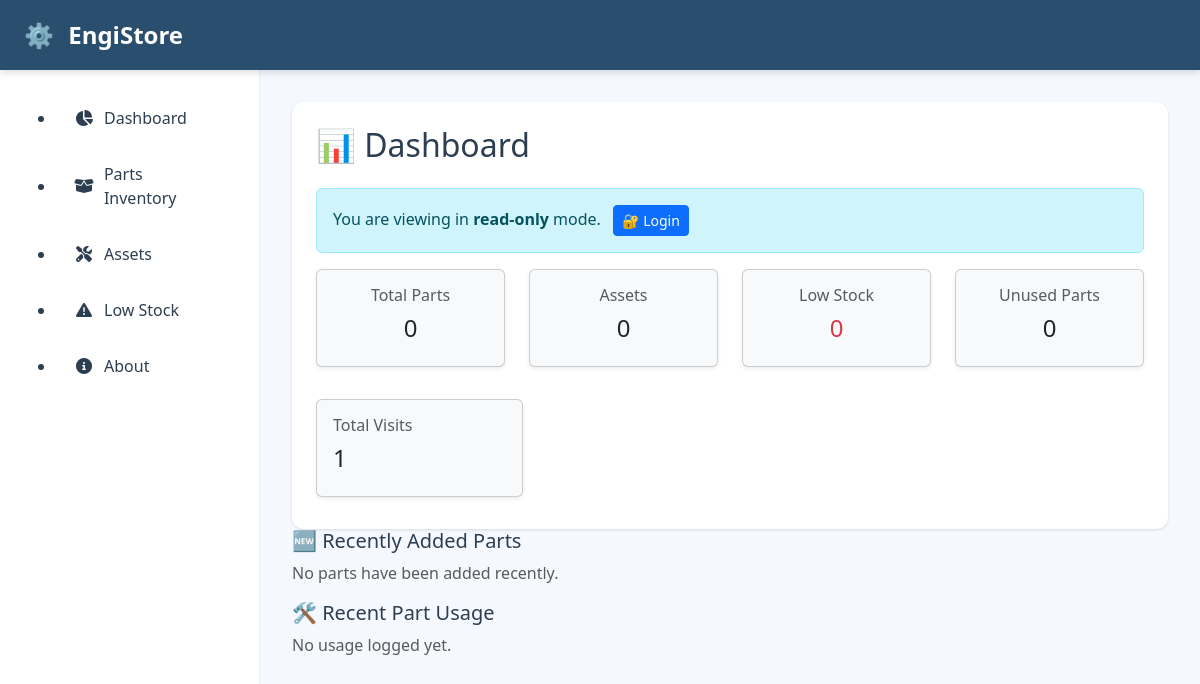
/, run on an earlier commit of the app's database.
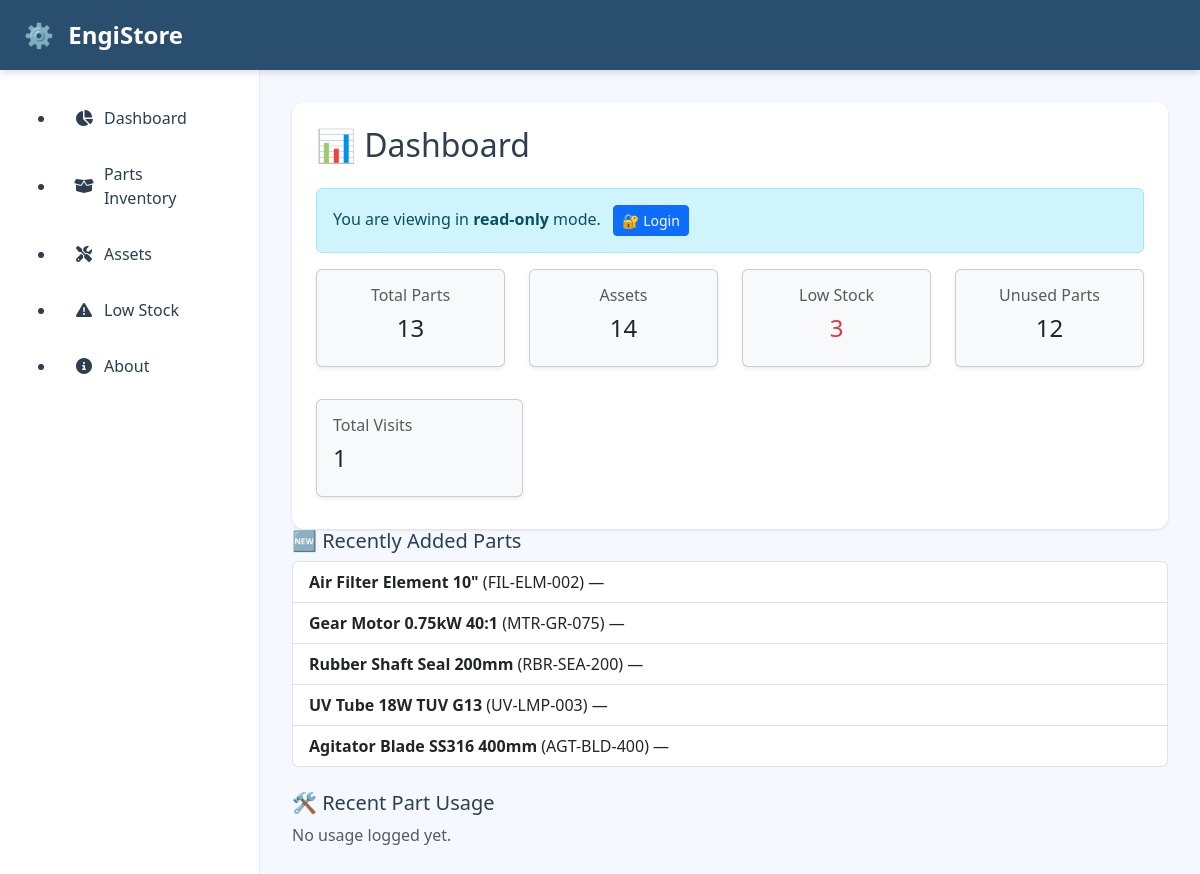
And on a later commit of the database.
### inventory/models.py (models this page shows, shortened)
class Part(models.Model):
    name = models.CharField(max_length=200)
    part_number = models.CharField(max_length=100, unique=True)
    category = models.ForeignKey(
        Category,
        on_delete=models.SET_NULL,
        null=True,
        blank=True
    )
    description = models.TextField(blank=True)
    room = models.CharField(max_length=50)
    aisle = models.CharField(max_length=50)
    bin_number = models.CharField(max_length=50)
    quantity = models.PositiveIntegerField(default=0)
    reorder_threshold = models.PositiveIntegerField(default=5)
    date_added = models.DateTimeField(auto_now_add=True)

### inventory/views.py (the view, shortened to what this page needs)
# urls.py: path('', dashboard, name='dashboard'),
def dashboard(request):
    VisitLog.objects.create(
        page="dashboard",
        ip_address=get_client_ip(request),
        user_agent=request.META.get('HTTP_USER_AGENT', '')
    )
    total_parts = Part.objects.count()
    total_assets = Asset.objects.count()
    low_stock_count = Part.objects.filter(
        quantity__lte=F('reorder_threshold')
    ).count()
    recent_parts = Part.objects.order_by('-date_added')[:5]
    unused_parts_count = Part.objects.filter(partusage__isnull=True).count()
    recent_usage = []
    part_requests = []
    user_group = None
    can_add_user = False
    can_request_part = False
    is_logged_in = request.user.is_authenticated
    visit_stats = None
    total_site_visits = VisitLog.objects.count()
    return render(request, 'dashboard.html', {
        'total_parts': total_parts,
        'total_assets': total_assets,
        'low_stock_count': low_stock_count,
        'recent_parts': recent_parts,
        'unused_parts_count': unused_parts_count,
        'recent_usage': recent_usage,
        'part_requests': part_requests,
        'can_add_user': can_add_user,
        'can_request_part': can_request_part,
        'user_group': user_group,
        'is_logged_in': is_logged_in,
        'visit_stats': visit_stats,
        'total_site_visits': total_site_visits,
    })

### engistore/context_processors.py (called while the page is built)
def global_debug(request):
    return {
        'debug': settings.DEBUG,
    }

### inventory/views.py (called while the page is built)
def get_client_ip(request):
    x_forwarded_for = request.META.get("HTTP_X_FORWARDED_FOR")
    if x_forwarded_for:
        ip = x_forwarded_for.split(',')[0]
    else:
        ip = request.META.get("REMOTE_ADDR")
    return ip

### templates/dashboard.html (shortened to what this page needs)
{% extends 'base.html' %}
{% load static %}
{% block content %}
<h2 class="mb-4">📊 Dashboard</h2>
{% if not is_logged_in %}
  <div class="alert alert-info">
    You are viewing in <strong>read-only</strong> mode.
    <a href="{% url 'login' %}" class="btn btn-sm btn-primary ms-2">🔐 Login</a>
  </div>
{% endif %}
<div class="row text-center mb-4">
  <div class="col-md-3 col-6 mb-2">
    <div class="card bg-light shadow-sm">
      <div class="card-body">
        <h6 class="text-muted">Total Parts</h6>
        <h4>{{ total_parts }}</h4>
      </div>
    </div>
  </div>
  <div class="col-md-3 col-6 mb-2">
    <div class="card bg-light shadow-sm">
      <div class="card-body">
        <h6 class="text-muted">Assets</h6>
        <h4>{{ total_assets }}</h4>
      </div>
    </div>
  </div>
  <div class="col-md-3 col-6 mb-2">
    <div class="card bg-light shadow-sm">
      <div class="card-body">
        <h6 class="text-muted">Low Stock</h6>
        <h4 class="text-danger">{{ low_stock_count }}</h4>
      </div>
    </div>
  </div>
  <div class="col-md-3 col-6 mb-2">
    <div class="card bg-light shadow-sm">
      <div class="card-body">
        <h6 class="text-muted">Unused Parts</h6>
        <h4>{{ unused_parts_count }}</h4>
      </div>
    </div>
  </div>
</div>
<div class="col-md-3 col-6 mb-2">
  <div class="card bg-light shadow-sm">
    <div class="card-body">
      <h6 class="text-muted">Total Visits</h6>
      <h4>{{ total_site_visits }}</h4>
    </div>
  </div>
</div>
</div>
<h5>🆕 Recently Added Parts</h5>
{% if recent_parts %}
  <ul class="list-group mb-4">
    {% for part in recent_parts %}
      <li class="list-group-item">
        <strong>{{ part.name }}</strong> ({{ part.part_number }}) —
      </li>
    {% endfor %}
  </ul>
{% else %}
  <p class="text-muted">No parts have been added recently.</p>
{% endif %}
<h5>🛠️ Recent Part Usage</h5>
{% if recent_usage %}
  <ul class="list-group mb-4">
    {% for usage in recent_usage %}
      <li class="list-group-item d-flex justify-content-between align-items-center">
        <div>
          {{ usage.used_on|date:"M d, Y" }} —
          <strong>{{ usage.part.name }}</strong>
          used on <em>{{ usage.asset.name }}</em>
          {% if usage.taken_by %}
            by <strong>{{ usage.taken_by.username }}</strong>
          {% endif %}
        </div>
        <span class="badge bg-primary rounded-pill">
          {{ usage.quantity_used }}
        </span>
      </li>
    {% endfor %}
  </ul>
{% else %}
  <p class="text-muted">No usage logged yet.</p>
{% endif %}
{% endblock %}

What changed in the data, as far as the page shows it:
added Part: name "Air Filter Element 10\"", part_number "FIL-ELM-002"
added Part: name "Gear Motor 0.75kW 40:1", part_number "MTR-GR-075"
added Part: name "Rubber Shaft Seal 200mm", part_number "RBR-SEA-200"
added Part: name "UV Tube 18W TUV G13", part_number "UV-LMP-003"
added Part: name "Agitator Blade SS316 400mm", part_number "AGT-BLD-400"
Also different on the page:
{{ total_parts }}: "0" → "13"
{{ total_assets }}: "0" → "14"
{{ low_stock_count }}: "0" → "3"
{{ unused_parts_count }}: "0" → "12"
text no longer shown: "No parts have been added recently."
